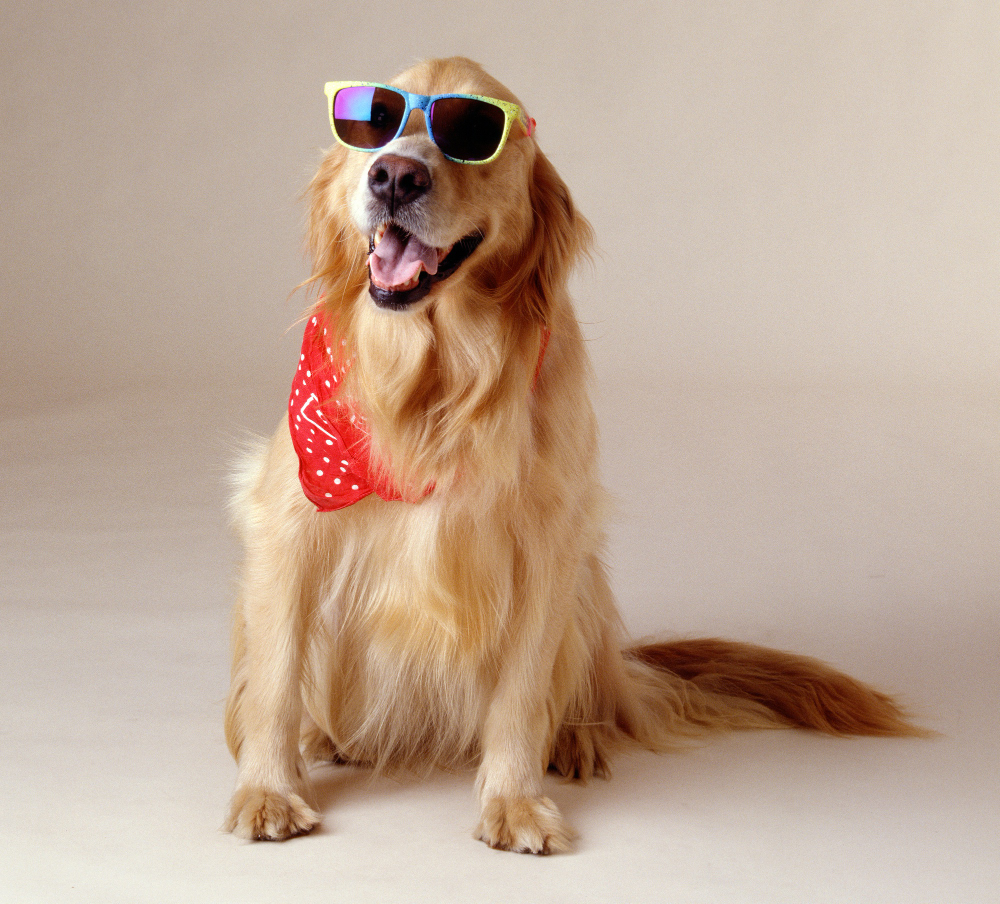
#> input picture computer vision/imagenes/perro.jpg, 1000 x 904 px
$ python opencv_aprendiendo.py
#> lines starting #> are read from the running program, lines starting #| are printed output that depends on the picture
import numpy as np
import matplotlib.pyplot as plt

import cv2

img = cv2.imread('./imagenes/perro.jpg')
#> img is the input picture: shape (904, 1000, 3); mean B, G, R 150.1, 167.6, 191.4

type(img)

img.shape
img_rgb = cv2.cvtColor(img, cv2.COLOR_BGR2RGB)
plt.imshow(img_rgb)
plt.show()

img_gris = cv2.imread('./imagenes/perro.jpg', cv2.IMREAD_GRAYSCALE)
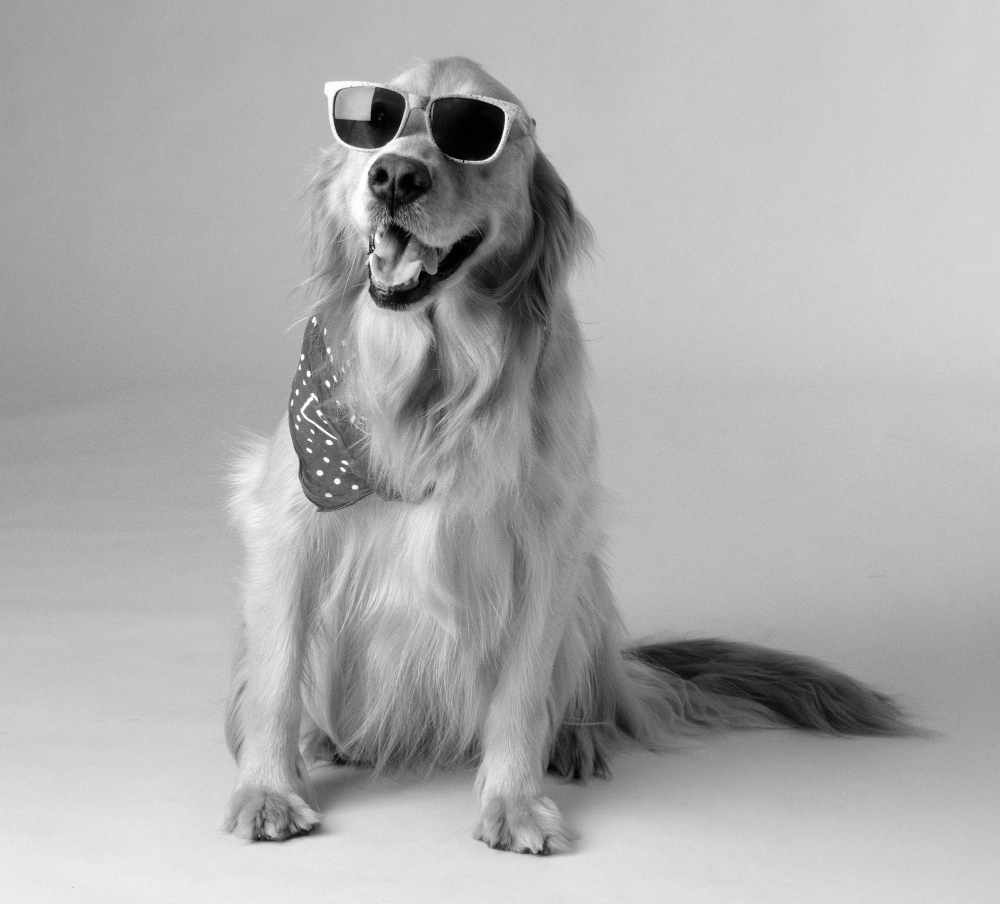
#> img_gris: shape (904, 1000); min 0, max 255, mean 172.8
plt.imshow(img_gris)
plt.show()

#resize
img_resized = cv2.resize(img_rgb, (0, 0), img_rgb , 0.1 , 0.1)
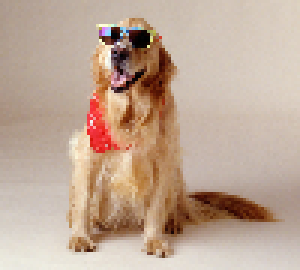
#> img_resized: shape (90, 100, 3) (shown 3 times larger); mean R, G, B 191.4, 167.4, 149.8
plt.imshow(img_resized)
plt.show()

$ run again, with computer vision/imagenes/crucigrama.jpg copied over computer vision/imagenes/perro.jpg
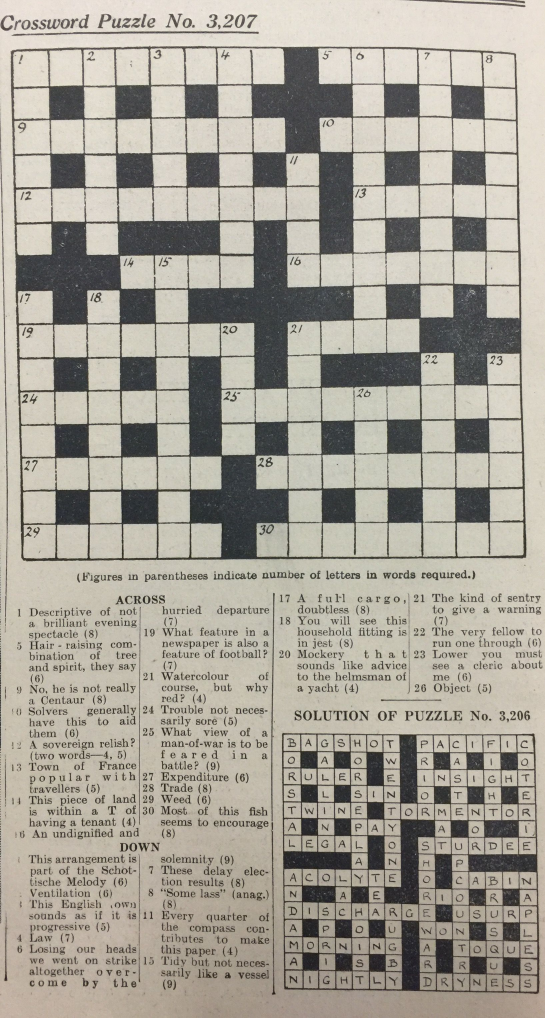
#> input picture computer vision/imagenes/crucigrama.jpg, 1634 x 3053 px (shown at 1/3 size)
#> img is the input picture: shape (3053, 1634, 3); mean B, G, R 151.7, 162.3, 167
#> `img_resized = cv2.resize(img_rgb, (0, 0), img_rgb , 0.1 , 0.1)`:
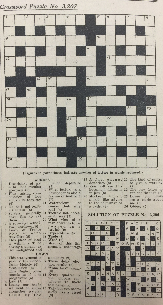
#> img_resized: shape (305, 163, 3); mean R, G, B 167, 162.4, 151.7

$ run again, with computer vision/imagenes/ladrillos.jpg copied over computer vision/imagenes/perro.jpg
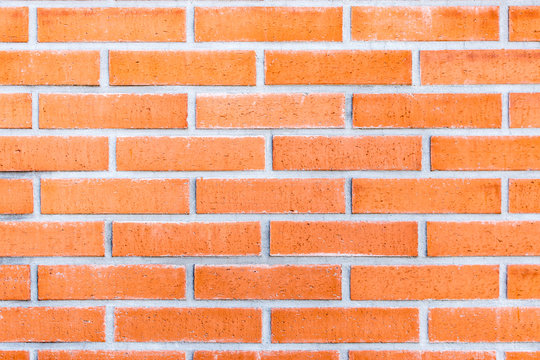
#> input picture computer vision/imagenes/ladrillos.jpg, 540 x 360 px
#> img is the input picture: shape (360, 540, 3); mean B, G, R 124.8, 164.8, 238
#> `img_gris = cv2.imread('./imagenes/perro.jpg', cv2.IMREAD_GRAYSCALE)`:
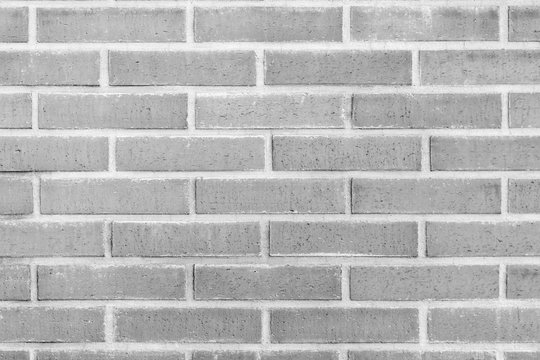
#> img_gris: shape (360, 540); min 44, max 255, mean 182.3
#> `img_resized = cv2.resize(img_rgb, (0, 0), img_rgb , 0.1 , 0.1)`:
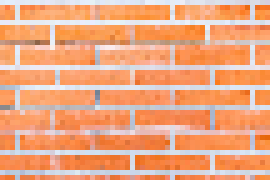
#> img_resized: shape (36, 54, 3) (shown 5 times larger); mean R, G, B 238, 167.1, 128
